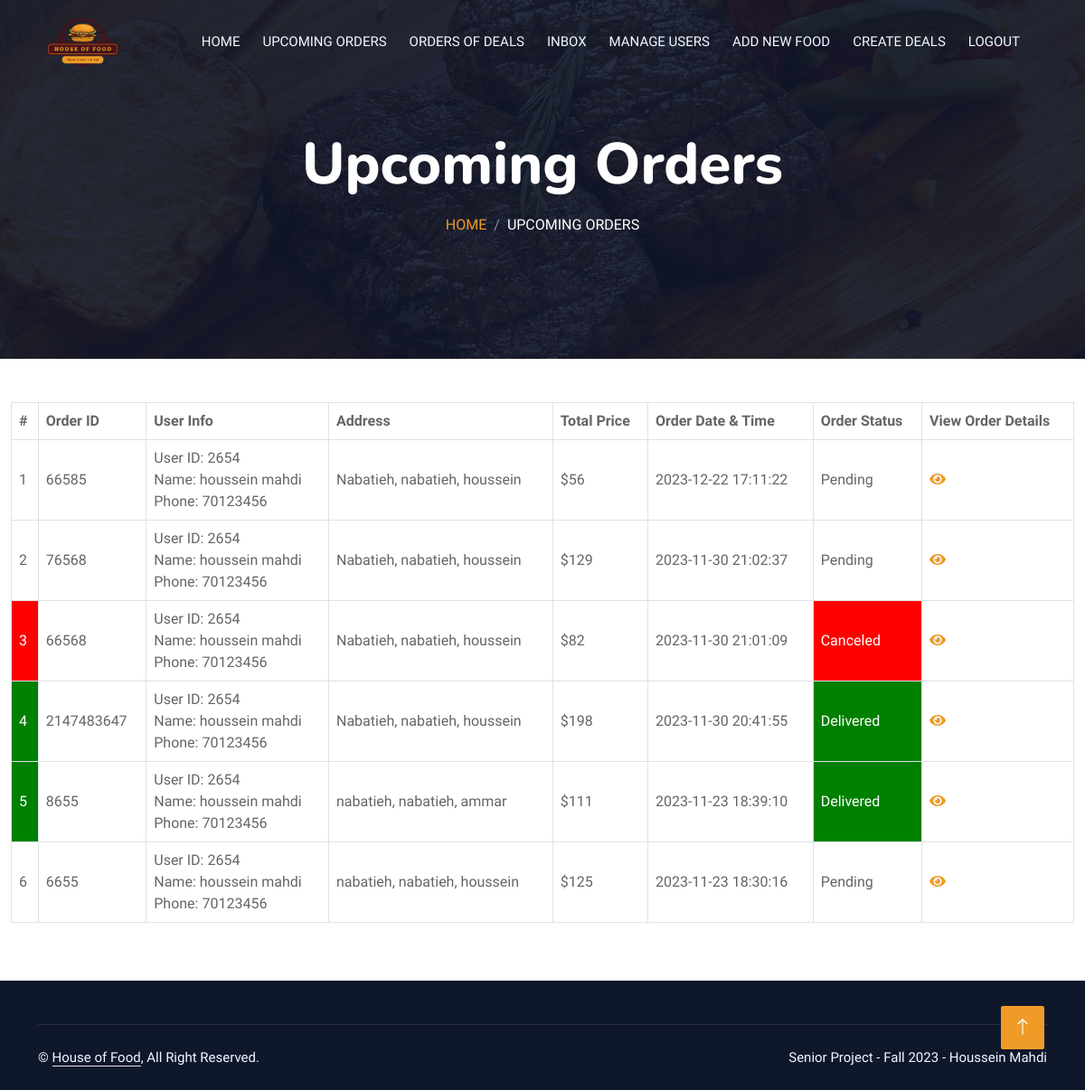
/admin/upcoming-orders.php, run on the app's committed database.
### tables this page shows
CREATE TABLE IF NOT EXISTS `orders` (
  `orderID` int(11) NOT NULL,
  `userID` int(11) NOT NULL,
  `foodID` varchar(2500) NOT NULL,
  `price` varchar(2500) NOT NULL,
  `qtty` varchar(2500) NOT NULL,
  `payment` varchar(100) NOT NULL,
  `cardNumber` int(11) NOT NULL,
  `cardExpiryDate` date NOT NULL,
  `city` varchar(100) NOT NULL,
  `street` varchar(1000) NOT NULL,
  `building` varchar(1000) NOT NULL,
  `discountedPrice` int(11) NOT NULL,
  `order_status` int(11) NOT NULL,
  `ordering_time` datetime NOT NULL DEFAULT CURRENT_TIMESTAMP,
  `numberOfItems` int(11) NOT NULL,
  PRIMARY KEY (`orderID`)
);

CREATE TABLE IF NOT EXISTS `users` (
  `userID` int(11) NOT NULL AUTO_INCREMENT,
  `firstName` varchar(100) NOT NULL,
  `lastName` varchar(100) NOT NULL,
  `email` varchar(100) NOT NULL,
  `phone` int(11) NOT NULL,
  `password` varchar(100) NOT NULL,
  `status` int(11) NOT NULL,
  `coupon_code` varchar(100) NOT NULL,
  `discount` int(11) NOT NULL,
  PRIMARY KEY (`userID`)
);

### admin/upcoming-orders.php (the view)
<?php
include "header.php";
?>
            <div class="container-xxl py-5 bg-dark hero-header mb-5">
                <div class="container text-center my-5 pt-5 pb-4">
                    <h1 class="display-3 text-white mb-3 animated slideInDown">Upcoming Orders</h1>
                    <nav aria-label="breadcrumb">
                        <ol class="breadcrumb justify-content-center text-uppercase">
                            <li class="breadcrumb-item"><a href="home.php">Home</a></li>
                            <li class="breadcrumb-item text-white active" aria-current="page">Upcoming Orders</li>
                        </ol>
                    </nav>
                </div>
            </div>
        <div class="cart-page">
            <div class="container-fluid">
                <div class="row">
                    <div class="col-lg-12">
                        <div class="cart-page-inner">
                            <div class="table-responsive">
                                <table class="table table-bordered table-hover">
                                    <thead class="thead-dark">
                                        <tr>
                                            <th>#</th>
                                            <th>Order ID</th>
                                            <th>User Info</th>
                                            <th>Address</th>
                                            <th>Total Price</th>
                                            <th>Order Date & Time</th>
                                            <th>Order Status</th>
                                            <th>View Order Details</th>
                                        </tr>
                                    </thead>
                                    <tbody class="align-middle">
<?php
$result1 = mysqli_query($con,"SELECT * FROM orders ORDER BY ordering_time DESC");
if(mysqli_num_rows($result1)>0){ $i=1;
        while($row1 = mysqli_fetch_array($result1)){
        $oid = $row1['orderID'];
        $uid = $row1['userID'];
            $result2 = mysqli_query($con,"SELECT * FROM users WHERE userID = '$uid'");
            $row2 = mysqli_fetch_array($result2);
        $s = $row1['order_status'];
        if($s == 0) {$stts = "Pending";}
        else if($s == 1) {$stts = "Delivered";}
        else if($s == 2) {$stts = "Canceled";}
        ?>
                                            <tr>
                                            <?php if($s==0){?>
                                            <td><?php echo $i ?></td>
                                            <?php } else if($s==1) {?>
                                            <td style="background-color:green; color:#fff"><?php echo $i ?></td>
                                            <?php } else {?>
                                            <td style="background-color:red; color:#fff"><?php echo $i ?></td>
                                            <?php } ?>
                                            <td><?php echo $oid ?></td>
                                            <td>User ID: <?php echo $uid ?><br>
                                                Name: <?php echo $row2['firstName'] ?> <?php echo $row2['lastName'] ?><br>
                                                Phone: <?php echo $row2['phone'] ?>
                                            </td>
                                            <td><?php echo $row1['city'] ?>, <?php echo $row1['street'] ?>, <?php echo $row1['building'] ?></td>
                                            <td>$<?php echo $row1['discountedPrice'] ?></td>
                                            <td><?php echo $row1['ordering_time'] ?></td>
                                            <?php if($s==0){?>
                                            <td><?php echo $stts ?></td>
                                            <?php } else if($s==1) {?>
                                            <td style="background-color:green; color:#fff"><?php echo $stts ?></td>
                                            <?php } else {?>
                                            <td style="background-color:red; color:#fff"><?php echo $stts ?></td>
                                            <?php } ?>
                                            <td><a href="order-details.php?oid=<?php echo $row1['orderID'] ?>">
                                            <i class="fa fa-eye"></i></a></td>
                                        </tr>
<?php
 $i++;}
}
    else{
        echo "No orders";
    }?>
                                    </tbody>
                                </table>
                            </div>
                        </div>
                    </div>
                </div>
            </div>
        </div>
<?php
include "footer.php";
?>

### css/s1.css (style rules this page uses)
:root { --primary: #FE9b27; --light: #F1F8FF; --dark: #0F172B; }
.hero-header { background: linear-gradient(rgba(15, 23, 43, .9), rgba(15, 23, 43, .9)), url(../img/bg-hero.jpg); background-position: center center; background-repeat: no-repeat; background-size: cover; }
.breadcrumb-item + .breadcrumb-item::before { color: rgba(255, 255, 255, .5); }

### data on the page
orders: orderID "66585", userID "2654", userID.firstName "houssein", userID.lastName "mahdi", userID.phone "70123456", city "Nabatieh", street "nabatieh", building "houssein", discountedPrice "56", ordering_time "2023-12-22 17:11:22", order_status "Pending"
orders: orderID "76568", userID "2654", userID.firstName "houssein", userID.lastName "mahdi", userID.phone "70123456", city "Nabatieh", street "nabatieh", building "houssein", discountedPrice "129", ordering_time "2023-11-30 21:02:37", order_status "Pending"
orders: orderID "66568", userID "2654", userID.firstName "houssein", userID.lastName "mahdi", userID.phone "70123456", city "Nabatieh", street "nabatieh", building "houssein", discountedPrice "82", ordering_time "2023-11-30 21:01:09", order_status "Canceled"
orders: orderID "2147483647", userID "2654", userID.firstName "houssein", userID.lastName "mahdi", userID.phone "70123456", city "Nabatieh", street "nabatieh", building "houssein", discountedPrice "198", ordering_time "2023-11-30 20:41:55", order_status "Delivered"
orders: orderID "8655", userID "2654", userID.firstName "houssein", userID.lastName "mahdi", userID.phone "70123456", city "nabatieh", street "nabatieh", building "ammar", discountedPrice "111", ordering_time "2023-11-23 18:39:10", order_status "Delivered"
orders: orderID "6655", userID "2654", userID.firstName "houssein", userID.lastName "mahdi", userID.phone "70123456", city "nabatieh", street "nabatieh", building "houssein", discountedPrice "125", ordering_time "2023-11-23 18:30:16", order_status "Pending"
